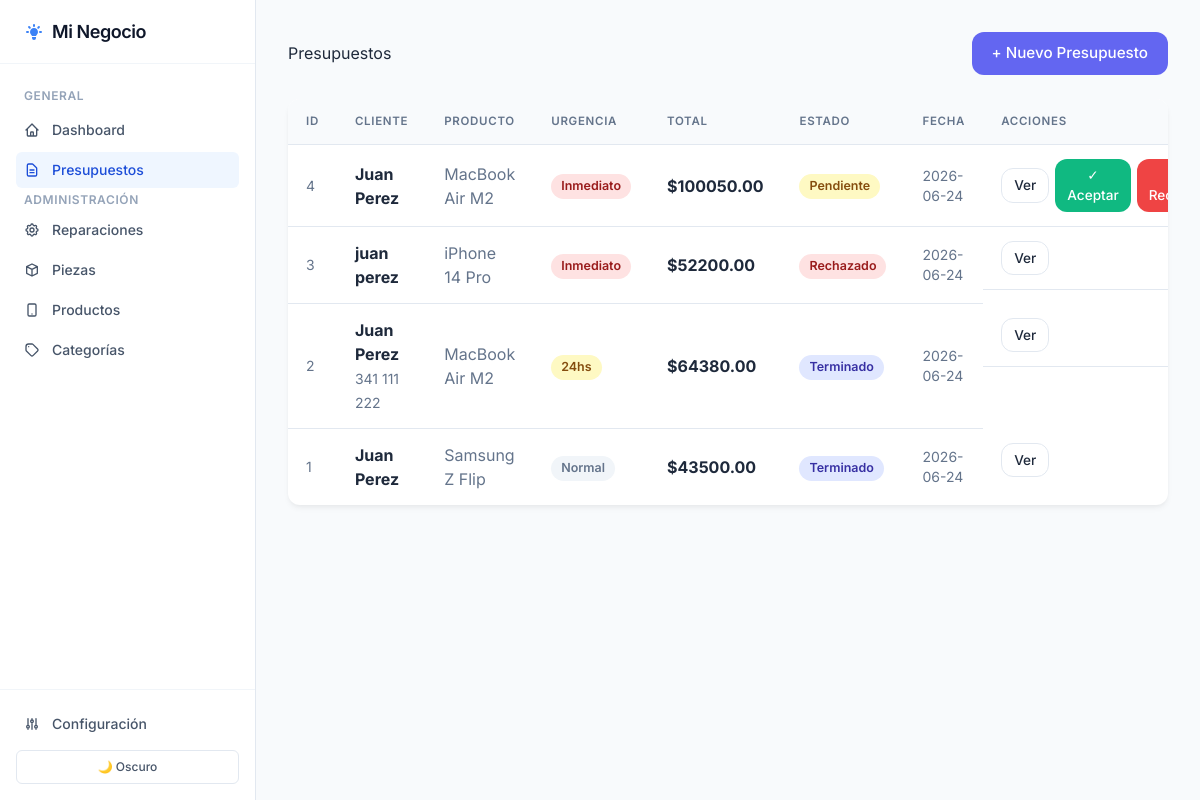
Screenshot of /presupuestos with the database file from the repository.
### tables this page shows
CREATE TABLE configuracion (
                clave TEXT PRIMARY KEY,
                valor TEXT NOT NULL,
                descripcion TEXT
            );

CREATE TABLE presupuesto (
                id               INTEGER PRIMARY KEY AUTOINCREMENT,
                cliente_nombre   TEXT    NOT NULL,
                cliente_contacto TEXT,
                producto_id      INTEGER NOT NULL,
                urgencia         TEXT    NOT NULL DEFAULT 'Normal',
                total            REAL    NOT NULL,
                estado           TEXT    NOT NULL DEFAULT 'Pendiente',
                fecha_creacion   TEXT    NOT NULL,
                FOREIGN KEY (producto_id) REFERENCES producto(id)
            );

CREATE TABLE producto (
                id           INTEGER PRIMARY KEY AUTOINCREMENT,
                nombre       TEXT NOT NULL,
                categoria_id INTEGER NOT NULL,
                activo       INTEGER NOT NULL DEFAULT 1,
                FOREIGN KEY (categoria_id) REFERENCES categoria(id)
            );

### app.py (the view)
@app.route("/presupuestos")
def vista_presupuestos():
    conn = None
    try:
        conn = get_connection()
        cur = conn.cursor()
        cur.execute("""
            SELECT pres.id, pres.cliente_nombre, pres.cliente_contacto,
                   pres.urgencia, pres.total, pres.estado, pres.fecha_creacion,
                   prod.nombre AS producto_nombre
            FROM presupuesto pres
            JOIN producto prod ON prod.id = pres.producto_id
            ORDER BY pres.fecha_creacion DESC
        """)
        presupuestos = [dict(r) for r in cur.fetchall()]
        return render_template("presupuestos/lista.html", presupuestos=presupuestos)
    finally:
        if conn:
            conn.close()

### app.py (called while the page is built)
def get_connection():
    conn = sqlite3.connect(DB_PATH)
    conn.row_factory = sqlite3.Row          # permite acceder columnas por nombre
    conn.execute("PRAGMA foreign_keys = ON")
    return conn

### templates/presupuestos/lista.html (shortened to what this page needs)
{% extends 'base.html' %}
{% set seccion = 'presupuestos' %}
{% block content %}
<div class="page-header">
    <h1>Presupuestos</h1>
    <a href="/presupuestos/nuevo" class="btn btn-primary">+ Nuevo Presupuesto</a>
</div>
<div class="table-container">
    <table class="crud-table">
        <thead>
            <tr>
                <th>ID</th>
                <th>Cliente</th>
                <th>Producto</th>
                <th>Urgencia</th>
                <th>Total</th>
                <th>Estado</th>
                <th>Fecha</th>
                <th>Acciones</th>
            </tr>
        </thead>
        <tbody>
            {% for p in presupuestos %}
            <tr>
                <td class="text-muted text-sm">{{ p.id }}</td>
                <td>
                    <strong>{{ p.cliente_nombre }}</strong>
                    {% if p.cliente_contacto %}
                    <br><span class="text-muted text-sm">{{ p.cliente_contacto }}</span>
                    {% endif %}
                </td>
                <td class="text-muted">{{ p.producto_nombre }}</td>
                <td>
                    {% if p.urgencia == 'Inmediato' %}
                        <span class="badge badge-rejected">{{ p.urgencia }}</span>
                    {% elif p.urgencia == '24hs' %}
                        <span class="badge badge-pending">{{ p.urgencia }}</span>
                    {% else %}
                        <span class="badge badge-inactive">{{ p.urgencia }}</span>
                    {% endif %}
                </td>
                <td><strong>${{ "%.2f"|format(p.total) }}</strong></td>
                <td>
                    {% if p.estado == 'Pendiente' %}
                        <span class="badge badge-pending">Pendiente</span>
                    {% elif p.estado == 'Aceptado' %}
                        <span class="badge badge-accepted">Aceptado</span>
                    {% elif p.estado == 'Rechazado' %}
                        <span class="badge badge-rejected">Rechazado</span>
                    {% elif p.estado == 'Terminado' %}
                        <span class="badge badge-done">Terminado</span>
                    {% endif %}
                </td>
                <td class="text-muted text-sm">{{ p.fecha_creacion[:10] }}</td>
                <td class="actions">
                    <a href="/presupuestos/{{ p.id }}" class="btn btn-sm btn-outline">Ver</a>
                    {% if p.estado == 'Pendiente' %}
                    <form action="/presupuestos/{{ p.id }}/estado" method="POST" class="inline-form">
                        <button type="submit" class="btn btn-sm btn-success">✓ Aceptar</button>
                    </form>
                    <form action="/presupuestos/{{ p.id }}/estado" method="POST" class="inline-form"
                          onsubmit="return confirm('¿Rechazar el presupuesto #{{ p.id }}?');">
                        <button type="submit" class="btn btn-sm btn-danger">✗ Rechazar</button>
                    </form>
                    {% elif p.estado == 'Aceptado' %}
                    <form action="/presupuestos/{{ p.id }}/estado" method="POST" class="inline-form">
                        <input type="hidden" name="estado" value="Terminado">
                        <button type="submit" class="btn btn-sm btn-primary">✔ Terminado</button>
                    </form>
                    {% endif %}
                </td>
            </tr>
            {% else %}
            <tr>
                <td colspan="8" class="empty-state">No hay presupuestos registrados.</td>
            </tr>
            {% endfor %}
        </tbody>
    </table>
</div>
{% endblock %}

### templates/base.html (shortened to what this page needs)
<!DOCTYPE html>
<html lang="es" data-theme="light">
<head>
    <script src="https://cdn.tailwindcss.com"></script>
    <link rel="stylesheet" href="{{ url_for('static', filename='style.css') }}">
</head>
<body class="bg-slate-50 text-slate-800 antialiased flex h-screen overflow-hidden font-sans selection:bg-blue-100 selection:text-blue-900 transition-colors duration-300 dark:bg-slate-900 dark:text-slate-100">
    <aside class="w-64 bg-white dark:bg-slate-950 border-r border-slate-200 dark:border-slate-800 flex flex-col flex-shrink-0 transition-colors duration-300">
        <div class="h-16 flex items-center px-6 border-b border-slate-100 dark:border-slate-800">
            <a href="/" class="flex items-center gap-2 text-slate-900 dark:text-white text-lg font-semibold tracking-tight hover:opacity-80 transition-opacity">
                {{ config_alias.negocio | default('Mi Negocio') }}
            </a>
        </div>
        <nav class="flex-1 px-4 py-6 overflow-y-auto space-y-1">
            <p class="px-2 text-xs font-semibold text-slate-400 dark:text-slate-500 uppercase tracking-wider mb-2">General</p>
            <a href="/" class="flex items-center gap-3 px-2 py-2 text-sm font-medium rounded-md transition-colors {% if seccion == 'dashboard' %}bg-blue-50 text-blue-700 dark:bg-blue-900/30 dark:text-blue-400{% else %}text-slate-600 hover:bg-slate-100 dark:text-slate-400 dark:hover:bg-slate-800 dark:hover:text-slate-200{% endif %}">
                <svg class="w-4 h-4" fill="none" stroke="currentColor" viewBox="0 0 24 24"><path stroke-linecap="round" stroke-linejoin="round" stroke-width="2" d="M3 12l2-2m0 0l7-7 7 7M5 10v10a1 1 0 001 1h3m10-11l2 2m-2-2v10a1 1 0 01-1 1h-3m-6 0a1 1 0 001-1v-4a1 1 0 011-1h2a1 1 0 011 1v4a1 1 0 001 1m-6 0h6"></path></svg>
                Dashboard
            </a>
            <a href="/presupuestos" class="flex items-center gap-3 px-2 py-2 text-sm font-medium rounded-md transition-colors {% if seccion == 'presupuestos' %}bg-blue-50 text-blue-700 dark:bg-blue-900/30 dark:text-blue-400{% else %}text-slate-600 hover:bg-slate-100 dark:text-slate-400 dark:hover:bg-slate-800 dark:hover:text-slate-200{% endif %}">
                <svg class="w-4 h-4" fill="none" stroke="currentColor" viewBox="0 0 24 24"><path stroke-linecap="round" stroke-linejoin="round" stroke-width="2" d="M9 12h6m-6 4h6m2 5H7a2 2 0 01-2-2V5a2 2 0 012-2h5.586a1 1 0 01.707.293l5.414 5.414a1 1 0 01.293.707V19a2 2 0 01-2 2z"></path></svg>
                Presupuestos
            </a>
            <p class="px-2 text-xs font-semibold text-slate-400 dark:text-slate-500 uppercase tracking-wider mt-6 mb-2">Administración</p>
            <a href="/tipos-reparacion" class="flex items-center gap-3 px-2 py-2 text-sm font-medium rounded-md transition-colors {% if seccion == 'reparaciones' %}bg-blue-50 text-blue-700 dark:bg-blue-900/30 dark:text-blue-400{% else %}text-slate-600 hover:bg-slate-100 dark:text-slate-400 dark:hover:bg-slate-800 dark:hover:text-slate-200{% endif %}">
                {{ config_alias.servicios | default('Servicios') }}
            </a>
            <a href="/piezas" class="flex items-center gap-3 px-2 py-2 text-sm font-medium rounded-md transition-colors {% if seccion == 'piezas' %}bg-blue-50 text-blue-700 dark:bg-blue-900/30 dark:text-blue-400{% else %}text-slate-600 hover:bg-slate-100 dark:text-slate-400 dark:hover:bg-slate-800 dark:hover:text-slate-200{% endif %}">
                <svg class="w-4 h-4" fill="none" stroke="currentColor" viewBox="0 0 24 24"><path stroke-linecap="round" stroke-linejoin="round" stroke-width="2" d="M20 7l-8-4-8 4m16 0l-8 4m8-4v10l-8 4m0-10L4 7m8 4v10M4 7v10l8 4"></path></svg>
                {{ config_alias.insumos | default('Insumos') }}
            </a>
            <a href="/productos" class="flex items-center gap-3 px-2 py-2 text-sm font-medium rounded-md transition-colors {% if seccion == 'productos' %}bg-blue-50 text-blue-700 dark:bg-blue-900/30 dark:text-blue-400{% else %}text-slate-600 hover:bg-slate-100 dark:text-slate-400 dark:hover:bg-slate-800 dark:hover:text-slate-200{% endif %}">
                <svg class="w-4 h-4" fill="none" stroke="currentColor" viewBox="0 0 24 24"><path stroke-linecap="round" stroke-linejoin="round" stroke-width="2" d="M12 18h.01M8 21h8a2 2 0 002-2V5a2 2 0 00-2-2H8a2 2 0 00-2 2v14a2 2 0 002 2z"></path></svg>
                {{ config_alias.proyectos | default('Proyectos') }}
            </a>
            <a href="/categorias" class="flex items-center gap-3 px-2 py-2 text-sm font-medium rounded-md transition-colors {% if seccion == 'categorias' %}bg-blue-50 text-blue-700 dark:bg-blue-900/30 dark:text-blue-400{% else %}text-slate-600 hover:bg-slate-100 dark:text-slate-400 dark:hover:bg-slate-800 dark:hover:text-slate-200{% endif %}">
                <svg class="w-4 h-4" fill="none" stroke="currentColor" viewBox="0 0 24 24"><path stroke-linecap="round" stroke-linejoin="round" stroke-width="2" d="M7 7h.01M7 3h5c.512 0 1.024.195 1.414.586l7 7a2 2 0 010 2.828l-7 7a2 2 0 01-2.828 0l-7-7A1.994 1.994 0 013 12V7a4 4 0 014-4z"></path></svg>
                Categorías
            </a>
        </nav>
        <div class="p-4 border-t border-slate-100 dark:border-slate-800">
            <a href="/configuracion" class="flex items-center gap-3 px-2 py-2 text-sm font-medium rounded-md text-slate-600 hover:bg-slate-100 dark:text-slate-400 dark:hover:bg-slate-800 dark:hover:text-slate-200 transition-colors">
                <svg class="w-4 h-4" fill="none" stroke="currentColor" viewBox="0 0 24 24"><path stroke-linecap="round" stroke-linejoin="round" stroke-width="2" d="M12 6V4m0 2a2 2 0 100 4m0-4a2 2 0 110 4m-6 8a2 2 0 100-4m0 4a2 2 0 110-4m0 4v2m0-6V4m6 6v10m6-2a2 2 0 100-4m0 4a2 2 0 110-4m0 4v2m0-6V4"></path></svg>
                Configuración
            </a>
            <button id="theme-toggle" class="mt-2 w-full flex justify-center items-center gap-2 px-2 py-2 text-xs font-medium rounded-md border border-slate-200 dark:border-slate-700 text-slate-600 dark:text-slate-400 hover:bg-slate-50 dark:hover:bg-slate-800 transition-colors">
                <span class="icon-dark inline dark:hidden">🌙 Oscuro</span>
            </button>
        </div>
    </aside>
    <main class="flex-1 flex flex-col overflow-y-auto">
        <div class="p-8 max-w-6xl mx-auto w-full">
            {% block content %}{% endblock %}
        </div>
    </main>
</body>
</html>

### static/style.css (style rules this page uses)
:root { --bg-color: #f4f7f6; --surface-color: #ffffff; --text-primary: #1e293b; --text-secondary: #64748b; --primary-color: #6366f1; --primary-hover: #4f46e5; --danger-color: #ef4444; --danger-hover: #dc2626; --success-color: #10b981; --warning-color: #f59e0b; --border-color: #e2e8f0; --sidebar-bg: #0f172a; --sidebar-text: #cbd5e1; --sidebar-hover: #1e293b; --sidebar-active: #38bdf8; --radius: 12px; --shadow: 0 4px 6px -1px rgba(0,0,0,.05), 0 2px 4px -1px rgba(0,0,0,.03); --shadow-lg: 0 10px 25px -3px rgba(0,0,0,.1), 0 4px 8px -2px rgba(0,0,0,.05); }
* { box-sizing: border-box; margin: 0; padding: 0; }
body { font-family: 'Inter', sans-serif; background-color: var(--bg-color); color: var(--text-primary); line-height: 1.6; transition: background-color 0.3s ease, color 0.3s ease; }
h1, h2, h3 { color: var(--text-primary); margin-bottom: 1rem; }
.page-header { display: flex; justify-content: space-between; align-items: center; margin-bottom: 24px; }
.page-header h1 { margin-bottom: 0; }
.btn { display: inline-flex; align-items: center; gap: 6px; padding: 10px 20px; border-radius: var(--radius); font-weight: 500; text-decoration: none; cursor: pointer; transition: all 0.2s; border: none; font-size: 0.95rem; font-family: inherit; }
.btn-sm { padding: 6px 12px; font-size: 0.85rem; }
.btn-primary { background-color: var(--primary-color); color: white; }
.btn-outline { background: transparent; border: 1px solid var(--border-color); color: var(--text-primary); }
.btn-danger { background-color: var(--danger-color); color: white; }
.btn-success { background-color: var(--success-color); color: white; }
.table-container { background: var(--surface-color); border-radius: var(--radius); box-shadow: var(--shadow); overflow: hidden; }
.crud-table { width: 100%; border-collapse: collapse; }
.crud-table th, .crud-table td { padding: 14px 18px; text-align: left; border-bottom: 1px solid var(--border-color); }
.crud-table th { background: #f8fafc; font-weight: 600; color: var(--text-secondary); text-transform: uppercase; font-size: 0.72rem; letter-spacing: 0.06em; }
.crud-table tr:last-child td { border-bottom: none; }
.actions { display: flex; gap: 6px; align-items: center; }
.inline-form { display: inline; }
.badge { display: inline-block; padding: 3px 10px; border-radius: 9999px; font-size: 0.78rem; font-weight: 600; }
.badge-inactive { background: #f1f5f9; color: #64748b; }
.badge-pending { background: #fef9c3; color: #854d0e; }
.badge-rejected { background: #fee2e2; color: #991b1b; }
.badge-done { background: #e0e7ff; color: #3730a3; }
.text-muted { color: var(--text-secondary); }
.text-sm { font-size: 0.85rem; }

### rows the page displays
configuracion: negocio "Mi Negocio"
configuracion: servicios "Reparaciones"
configuracion: insumos "Piezas"
configuracion: proyectos "Productos"
presupuesto: id "4", cliente_nombre "Juan Perez", producto_nombre "MacBook Air M2", urgencia "Inmediato", total "100050.00", estado "Pendiente", fecha_creacion "2026-06-24"
presupuesto: id "3", cliente_nombre "juan perez", producto_nombre "iPhone 14 Pro", urgencia "Inmediato", total "52200.00", estado "Rechazado", fecha_creacion "2026-06-24"
presupuesto: id "2", cliente_nombre "Juan Perez", cliente_contacto "341 111 222", producto_nombre "MacBook Air M2", urgencia "24hs", total "64380.00", estado "Terminado", fecha_creacion "2026-06-24"
presupuesto: id "1", cliente_nombre "Juan Perez", producto_nombre "Samsung Z Flip", urgencia "Normal", total "43500.00", estado "Terminado", fecha_creacion "2026-06-24"
